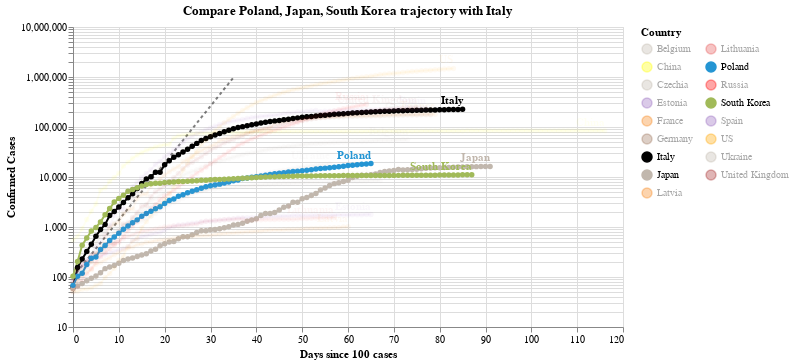

Notebook code cell kept with this figure:
### Code cell
#hide_input
chart3 = make_since_chart(dff2, ['Poland', 'Japan', 'South Korea'], baseline_countries)
chart3

### Figure 1 — Vega-Lite specification as saved in the notebook (floating-point values rounded to 4 significant figures; data arrays with more than 128 entries replaced by an {"elided": "..."} marker saying what was removed)
{"config": {"view": {"continuousWidth": 400, "continuousHeight": 300}}, "layer": [{"data": {"name": "data-628230001892d6798b50651be41d1b3e"}, "mark": {"type": "line", "color": "black", "opacity": 0.5, "strokeDash": [3, 3]}, "encoding": {"x": {"type": "quantitative", "field": "Days since 100 cases"}, "y": {"type": "quantitative", "field": "Confirmed Cases"}}}, {"data": {"name": "data-4bf3b62261457a30e112deb7f08af883"}, "mark": {"type": "line", "point": true}, "encoding": {"color": {"type": "nominal", "field": "Country", "legend": {"columns": 2}, "scale": {"domain": ["Belgium", "China", "Czechia", "Estonia", "France", "Germany", "Italy", "Japan", "Latvia", "Lithuania", "Poland", "Russia", "South Korea", "Spain", "US", "Ukraine", "United Kingdom"], "range": ["#C1B7AD", "yellow", "#C1B7AD", "#9467bd", "#F58518", "#9D755D", "black", "#C1B7AD", "#F58518", "#E45756", "#2495D3", "red", "#A1BA59", "#9467bd", "orange", "#C1B7AD", "brown"]}}, "opacity": {"condition": {"value": 1, "selection": "selector001"}, "value": 0.05}, "tooltip": [{"type": "nominal", "field": "Country"}, {"type": "temporal", "field": "Date"}, {"type": "quantitative", "field": "Confirmed Cases"}, {"type": "quantitative", "field": "Days since 100 cases"}], "x": {"type": "quantitative", "field": "Days since 100 cases"}, "y": {"type": "quantitative", "field": "Confirmed Cases", "scale": {"type": "log"}}}, "selection": {"selector001": {"type": "multi", "fields": ["Country"], "bind": "legend", "init": [{"Country": "Poland"}, {"Country": "Japan"}, {"Country": "South Korea"}, {"Country": "Italy"}]}}, "width": 550}, {"data": {"name": "data-4bf3b62261457a30e112deb7f08af883"}, "mark": {"type": "text", "align": "right", "dy": -8, "fontWeight": "bold"}, "encoding": {"color": {"type": "nominal", "field": "Country", "legend": {"columns": 2}, "scale": {"domain": ["Belgium", "China", "Czechia", "Estonia", "France", "Germany", "Italy", "Japan", "Latvia", "Lithuania", "Poland", "Russia", "South Korea", "Spain", "US", "Ukraine", "United Kingdom"], "range": ["#C1B7AD", "yellow", "#C1B7AD", "#9467bd", "#F58518", "#9D755D", "black", "#C1B7AD", "#F58518", "#E45756", "#2495D3", "red", "#A1BA59", "#9467bd", "orange", "#C1B7AD", "brown"]}}, "opacity": {"condition": {"value": 1, "selection": "selector001"}, "value": 0.05}, "text": {"type": "nominal", "field": "Country"}, "tooltip": [{"type": "nominal", "field": "Country"}, {"type": "temporal", "field": "Date"}, {"type": "quantitative", "field": "Confirmed Cases"}, {"type": "quantitative", "field": "Days since 100 cases"}], "x": {"type": "quantitative", "field": "Days since 100 cases"}, "y": {"type": "quantitative", "field": "Confirmed Cases", "scale": {"type": "log"}}}, "transform": [{"filter": "(datum['Date'] >= 1589673600000)"}], "width": 550}], "title": "Compare Poland, Japan, South Korea trajectory with Italy", "$schema": "https://vega.github.io/schema/vega-lite/v4.0.2.json", "datasets": {"data-628230001892d6798b50651be41d1b3e": [{"Days since 100 cases": 0, "Confirmed Cases": 100.0}, {"Days since 100 cases": 1, "Confirmed Cases": 130.0}, {"Days since 100 cases": 2, "Confirmed Cases": 169.0}, {"Days since 100 cases": 3, "Confirmed Cases": 219.7}, {"Days since 100 cases": 4, "Confirmed Cases": 285.6}, {"Days since 100 cases": 5, "Confirmed Cases": 371.3}, {"Days since 100 cases": 6, "Confirmed Cases": 482.7}, {"Days since 100 cases": 7, "Confirmed Cases": 627.5}, {"Days since 100 cases": 8, "Confirmed Cases": 815.7}, {"Days since 100 cases": 9, "Confirmed Cases": 1060.0}, {"Days since 100 cases": 10, "Confirmed Cases": 1379.0}, {"Days since 100 cases": 11, "Confirmed Cases": 1792.0}, {"Days since 100 cases": 12, "Confirmed Cases": 2330.0}, {"Days since 100 cases": 13, "Confirmed Cases": 3029.0}, {"Days since 100 cases": 14, "Confirmed Cases": 3937.0}, {"Days since 100 cases": 15, "Confirmed Cases": 5119.0}, {"Days since 100 cases": 16, "Confirmed Cases": 6654.0}, {"Days since 100 cases": 17, "Confirmed Cases": 8650.0}, {"Days since 100 cases": 18, "Confirmed Cases": 11250.0}, {"Days since 100 cases": 19, "Confirmed Cases": 14620.0}, {"Days since 100 cases": 20, "Confirmed Cases": 19000.0}, {"Days since 100 cases": 21, "Confirmed Cases": 24710.0}, {"Days since 100 cases": 22, "Confirmed Cases": 32120.0}, {"Days since 100 cases": 23, "Confirmed Cases": 41750.0}, {"Days since 100 cases": 24, "Confirmed Cases": 54280.0}, {"Days since 100 cases": 25, "Confirmed Cases": 70560.0}, {"Days since 100 cases": 26, "Confirmed Cases": 91730.0}, {"Days since 100 cases": 27, "Confirmed Cases": 119300.0}, {"Days since 100 cases": 28, "Confirmed Cases": 155000.0}, {"Days since 100 cases": 29, "Confirmed Cases": 201500.0}, {"Days since 100 cases": 30, "Confirmed Cases": 262000.0}, {"Days since 100 cases": 31, "Confirmed Cases": 340600.0}, {"Days since 100 cases": 32, "Confirmed Cases": 442800.0}, {"Days since 100 cases": 33, "Confirmed Cases": 575600.0}, {"Days since 100 cases": 34, "Confirmed Cases": 748300.0}, {"Days since 100 cases": 35, "Confirmed Cases": 972800.0}], "data-4bf3b62261457a30e112deb7f08af883": {"elided": "1295 records"}}}
